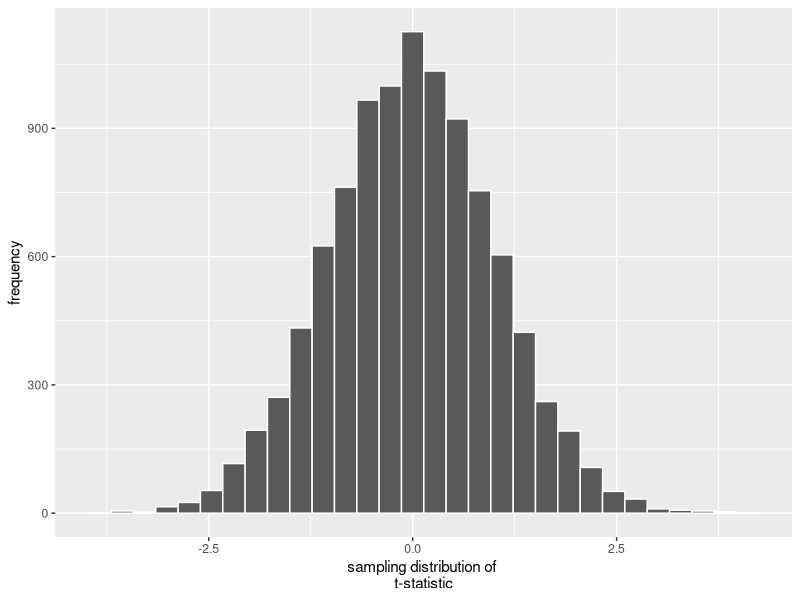

Recreate this plot in R.
head(precip)
is.vector(precip)
mean(precip)
t.statistic <- function(thesample, thepopulation)
{
  numerator <- mean(thesample) - mean(thepopulation)
  denominator <- sd(thesample) / sqrt(length(thesample))
  t.stat <- numerator / denominator
  return(t.stat)
}
population.precipitation <- rnorm(100000, mean=38)
t.stats <- numeric(10000)
for(i in 1:10000)
{
  a.sample <- sample(population.precipitation, 70)
  t.stats[i] <- t.statistic(a.sample, population.precipitation)
}
library(ggplot2)
tmpdata <- data.frame(vals=t.stats)
qplot(vals, data=tmpdata, geom="histogram",color=I("white"),xlab="sampling distribution of 
t-statistic",ylab="frequency")
t.statistic(precip, population.precipitation)
qt(.025, df=69)
t.test(precip, mu=38)
t.test(precip, mu=38, alternative="less")
